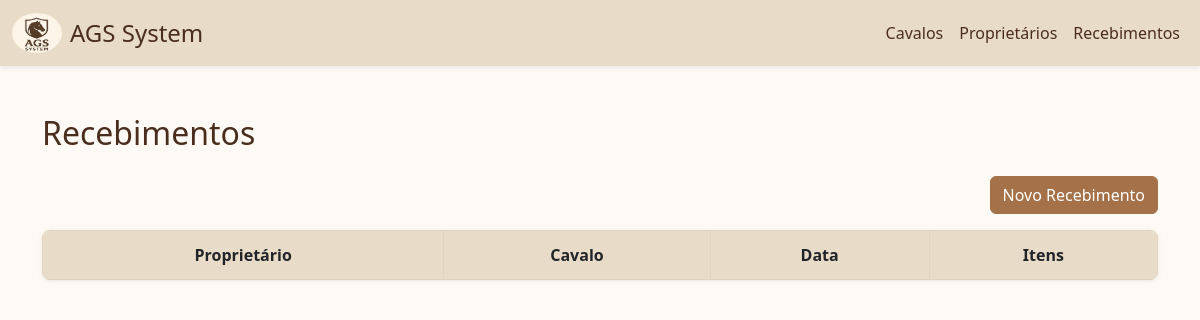
Before: /recebimentos with the older database file.
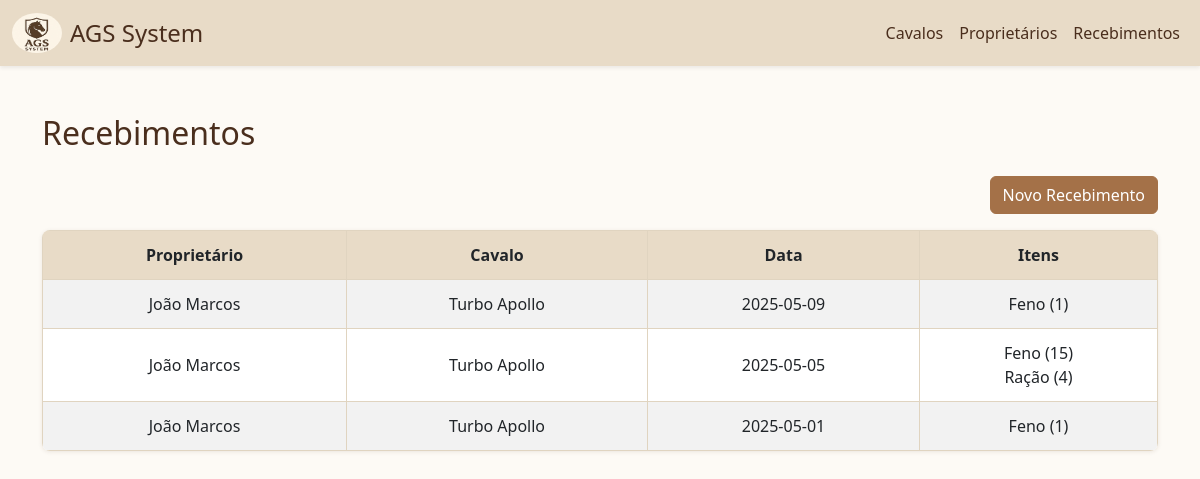
After: the same page with the newer database file.
### tables this page shows
CREATE TABLE recebimentos (
            id INTEGER PRIMARY KEY AUTOINCREMENT,
            proprietario_id INTEGER,
            cavalo_id INTEGER NOT NULL,
            data TEXT DEFAULT CURRENT_TIMESTAMP,
            FOREIGN KEY (proprietario_id) REFERENCES proprietario(id),
            FOREIGN KEY (cavalo_id) REFERENCES cavalos(id)
        );

### app.py (the view)
@app.route('/recebimentos')
def recebimentos():
    conn = conexao()
    recebimentos = conn.execute('''
        SELECT
            r.id AS recebimento_id,
            c.nome AS nome_cavalo,
            p.nome AS nome_proprietario,
            r.data,
            GROUP_CONCAT(prod.nome || ' (' || ir.quantidade || ')', '<br>') AS itens
        FROM recebimentos r
        JOIN cavalos c ON r.cavalo_id = c.id
        JOIN proprietario p ON r.proprietario_id = p.id
        LEFT JOIN itens_recebimento ir ON r.id = ir.recebimento_id
        LEFT JOIN produtos prod ON ir.produto_id = prod.id
        GROUP BY r.id, c.nome, p.nome, r.data
        ORDER BY r.data DESC
    ''').fetchall()
    conn.close()
    formatted_recebimentos_data = []
    for recebimento in recebimentos:
        recebimento_dict = dict(recebimento)
        recebimento_dict['data'] = datetime.strptime(recebimento_dict['data'], '%Y-%m-%d').strftime('%d/%m/%Y')
        formatted_recebimentos_data.append(recebimento_dict)
    return render_template('recebimentos.html', recebimentos=recebimentos)

### database.py (called while the page is built)
def conexao():
    conn = sqlite3.connect(db_path)
    conn.row_factory = sqlite3.Row
    return conn

### templates/recebimentos.html (shortened to what this page needs)
{% extends 'base.html' %} {% block content %}
<h2 class="mb-4">Recebimentos</h2>
<div class="d-flex justify-content-end mt-4 mb-3">
  <a href="{{ url_for('novoRecebimento') }}" class="btn btn-primary">
     Novo Recebimento
  </a>
</div>
<table class="table table-hover table-striped tabela-app">
  <thead>
    <tr>
      <th scope="col" class="text-center">Proprietário</th>
      <th scope="col" class="text-center">Cavalo</th>
      <th scope="col" class="text-center">Data</th>
      <th scope="col" class="text-center">Itens</th>
    </tr>
  </thead>
  <tbody>
    {% for recebimento in recebimentos %}
    <tr>
      <td class="text-center">{{ recebimento['nome_proprietario'] }}</td>
      <td class="text-center">{{ recebimento['nome_cavalo'] }}</td>
      <td class="text-center">{{recebimento['data'] }}</td>
      <td class="text-center">
        {{ recebimento['itens'] | safe if recebimento['itens'] else '-' }}
      </td>
    </tr>
    {% endfor %}
  </tbody>
</table>
{% endblock %}

Changed rows visible on the page:
added recebimentos: nome_proprietario "João Marcos", nome_cavalo "Turbo Apollo", data "2025-05-09", itens "Feno (1)"
added recebimentos: nome_proprietario "João Marcos", nome_cavalo "Turbo Apollo", data "2025-05-05", itens "Feno (15) Ração (4)"
added recebimentos: nome_proprietario "João Marcos", nome_cavalo "Turbo Apollo", data "2025-05-01", itens "Feno (1)"
